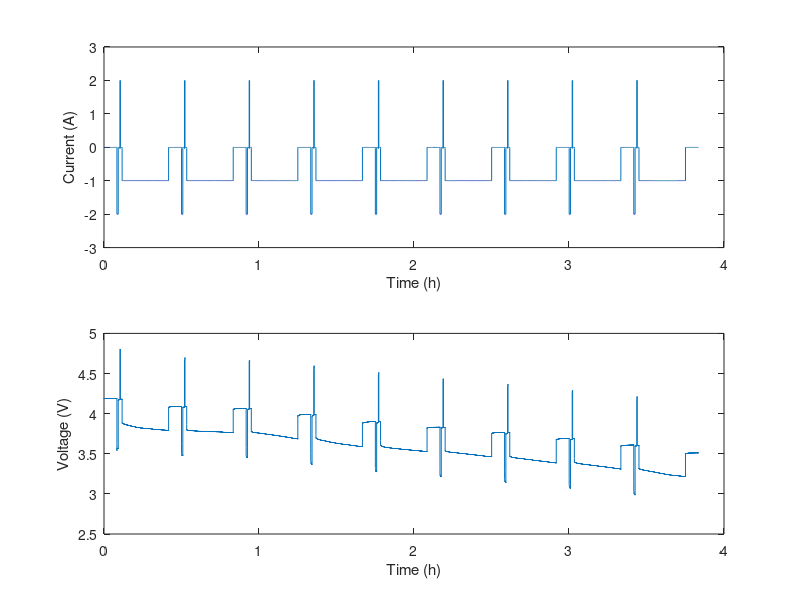

The MATLAB script that drew this image: (Note: this script raises an error after producing the figure.)
%
% ------------------- BATTERY CELL CHARACTERIZATION -----------------------
% -------------------------------------------------------------------------

clc;
clear;
close all;

% Add files and folders to Matlab path
addpath(genpath(pwd))


%% Loading data from HPPC test

% Upload the dataset 
load("Test_data/Test_20230914_1608.mat");    
data = HPPCMeas;

clear HPPCMeas;

data.SOC     = data.SOC(data.SOC ~= 0);
% data.SOC     = data.SOC';
data.Current = data.Current';
data.Voltage = data.Voltage';
data.Time    = data.Time';

%% Extracting data from dataset
% Here we extract data from our dataset: in particular, we're interested in
% current (A), voltage (V) and SOC (%); all these data are defined for each
% time step, accordingly to Ts (sample time) and toc, which are parameters
% defined in the mainHPPC file.

current = data.Current;         % Current 
voltage = data.Voltage;         % Voltage 
time    = data.Time;            % Time 
SOC     = data.SOC;             % SOC

clear data;

%% Plotting parameters

figure
subplot(2,1,1)
plot(time/3600, current)
xlabel('Time (h)')
ylabel('Current (A)')

subplot(2,1,2)
plot(time/3600, voltage)
xlabel('Time (h)')
ylabel('Voltage (V)')

%% Cell characterization 

cellCapacity   = 3;                 % Cell capacity [Ah]             
cellInitialSOC = SOC(1)/100;        % Initial SOC

% Cell properties array
cell_prop = [cellCapacity; cellInitialSOC];    

% With these values it works, but we don't know why 
% maxDischargeCurr  = 2;  % Maximum discharging current, [A]
% maxChargeCurr     = 2.2;  % Maximum charging current, [A]
% constCurrSweepSOC = 1;  % Current sweep, [A]
% toleranceVal      = 0.1;   % Tolerance current value, [A]

maxDischargeCurr  = 2;      % [A] Maximum discharge current 
maxChargeCurr     = 2;      % [A] Maximum charge current
constCurrSweepSOC = 1;      % [A] Current sweep

toleranceValChg      = 0.1;     % [A] Current tolerance for charge impulse
toleranceValDischg   = 0.5;     % [A] Current tolerance for discharge impulse
toleranceValSOC      = 0.1;     % [A] Current tolerance for SoC sweep

hppc_protocol = [maxDischargeCurr   ;...
                 maxChargeCurr      ;...
                 constCurrSweepSOC  ;...
                 toleranceValChg    ;...
                 toleranceValDischg ;...
                 toleranceValSOC];

numRCpairs      = 1;              % Number of RC pairs in the model
initialGuess_RC = [1 100];        % Initial values of RC pairs for optimization purposes

%% Computation

result = batt_BatteryCellCharacterization.ParameterEstimationLUTbattery(...
                                     [time, current, voltage],          ...
                                     cell_prop,                         ...
                                     hppc_protocol,                     ...
                                     numRCpairs,                        ...
                                     initialGuess_RC,                   ...
                                     "curvefit");

plotAndVerifyPulseData(result);

fitDataEverySOCval = 0.001;
fitDataForSOCpts = 0:fitDataEverySOCval:1;
verifyDataFit(result,fitDataEverySOCval,1);


cellParameters = exportResultsForLib(result,...
                 flip(SOC/100));